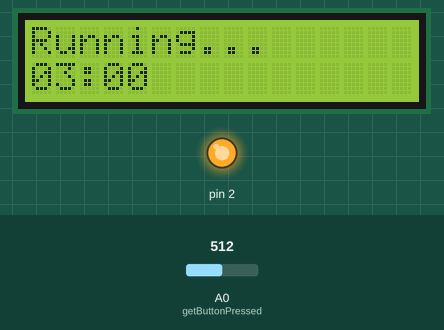
A sketch run on a simulated Arduino Uno, built with avr-gcc and run on an emulated ATmega328P. Shown: 16×2 character LCD, output pins drawn as LEDs (lit = HIGH). Inputs (shaded band) come from the test bench; at power-on: A0 (getButtonPressed) = 512.

Above: at 0.1 s.
At 9.1 s:
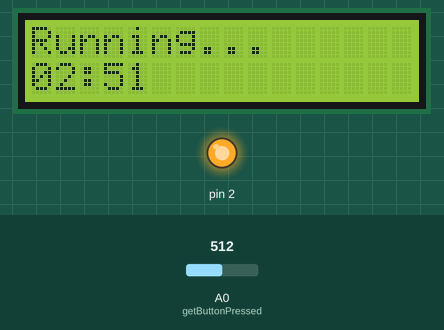
At 19.1 s:
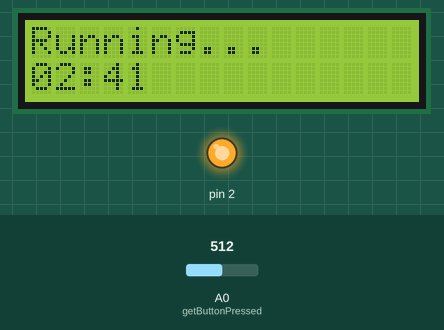
At 38.1 s:
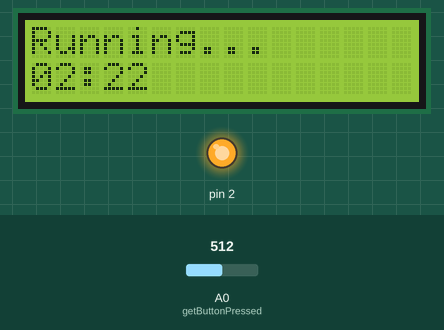
Timing chart, 0 to 39.6 s (numbered marks = the images above):
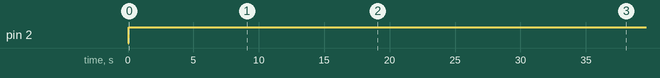

The sketch:

main.ino
```cpp
#include <Arduino.h>
#include <LiquidCrystal.h>
#include <string.h>

#define LINE_LEN 16
#define ROWS 2
#define RUNNING_TEXT "Running..."
#define NOT_RUNNING_TEXT "Set time (mm:ss)"
#define BUTTON_HOLD_TIME 250
#define MOTOR_CONTROL_PIN PIN2
#define STEP_SECS 15

enum Button
{
  NONE = 0,
  RIGHT,
  UP,
  DOWN,
  LEFT,
  SELECT
};

const int textLen = max(strlen(RUNNING_TEXT), strlen(NOT_RUNNING_TEXT)) + 1;

LiquidCrystal lcd(8, 9, 4, 5, 6, 7);
int chosenTimeSecs = 3 * 60;
unsigned long endTimeMs = 0;
bool isRunning = false;
uint8_t motorState = LOW;
Button buttonPressedLastLoop = Button::NONE;
unsigned long buttonPressedLastLoopTimeMs = 0;

void setup()
{
  lcd.begin(LINE_LEN, ROWS);
  pinMode(MOTOR_CONTROL_PIN, OUTPUT);

  digitalWrite(MOTOR_CONTROL_PIN, LOW);
}

void loop()
{
  Button buttonPressed = getButtonPressed();

  bool isButtonHeld = false;
  if (buttonPressed && buttonPressedLastLoop == buttonPressed)
  {
    if (((long)millis() - (long)buttonPressedLastLoopTimeMs) > BUTTON_HOLD_TIME)
    {
      isButtonHeld = true;
    }
    else
    {
      draw();
      return;
    }
  }

  switch (buttonPressed)
  {
  case Button::UP:
    if (!isRunning && chosenTimeSecs < 99 * 60)
    {
      chosenTimeSecs += STEP_SECS;
    }

    break;

  case Button::DOWN:
    if (!isRunning && chosenTimeSecs > STEP_SECS)
    {
      chosenTimeSecs -= STEP_SECS;
    }
    break;

  case Button::SELECT:
    if (!isButtonHeld)
    {
      if (!isRunning)
      {
        endTimeMs = millis() + ((unsigned long)chosenTimeSecs * 1000);
      }

      isRunning = !isRunning;
    }
    break;

  default:
    // No button was pressed, do nothing
    break;
  }

  bool endTimeReached = endTimeMs && ((long)endTimeMs - (long)millis()) <= 0;
  if (endTimeReached)
  {
    isRunning = false;
    endTimeMs = 0;
  }

  draw();

  buttonPressedLastLoop = buttonPressed;
  buttonPressedLastLoopTimeMs = millis();

  if (motorState != isRunning)
  {
    motorState = isRunning;
    digitalWrite(MOTOR_CONTROL_PIN, motorState);
  }
}

void draw()
{
  lcd.setCursor(0, 0);
  char textToShow[textLen];
  snprintf(textToShow, textLen, "%-16s", isRunning ? RUNNING_TEXT : NOT_RUNNING_TEXT);
  lcd.print(textToShow);

  lcd.setCursor(0, 1);
  int timeToShowSecs = isRunning ? ((endTimeMs - millis()) / 1000) + 1 : chosenTimeSecs;
  char time[10];
  getLabel(time, sizeof(time), max(timeToShowSecs, 0));
  lcd.print(time);
}

char *getLabel(char *buf, size_t bufSize, int valSecs)
{
  int mins = valSecs / 60;
  int secs = valSecs - mins * 60;
  snprintf(buf, bufSize, "%02d:%02d", mins, secs);
}

Button getButtonPressed()
{
  int val = analogRead(A0);

  if (val >= 0 && val <= 50)
  {
    return Button::RIGHT;
  }
  else if (val >= 50 && val <= 150)
  {
    return Button::UP;
  }
  else if (val >= 150 && val <= 300)
  {
    return Button::DOWN;
  }
  else if (val >= 300 && val <= 500)
  {
    return Button::LEFT;
  }
  else if (val >= 500 && val <= 750)
  {
    return Button::SELECT;
  }

  return Button::NONE;
}
```

Measured:
- by itself, pin 2: LOW → HIGH at 0.07 s
- what the display in image 1 shows lasts 1.0 s, from 9.1 s to 10.1 s
